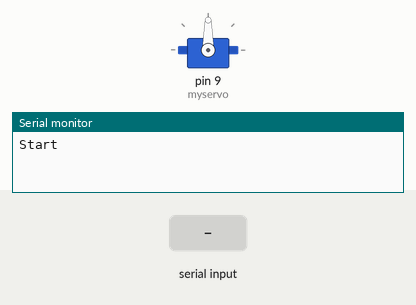
This sketch was run on a simulated Arduino Uno, built with avr-gcc and run on an emulated ATmega328P. On the bench: servo, the last lines printed to the serial monitor. Inputs (shaded band) come from the test bench.

Above: at 1.2 s.
1.3 s: "30,150\n" received over Serial
At 2.5 s:
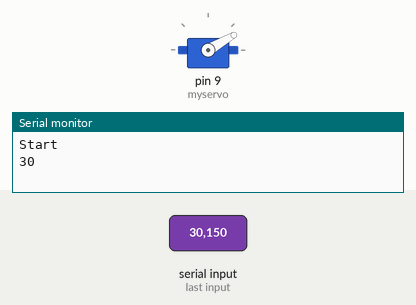
2.8 s: "5\n" received over Serial
At 3.7 s:
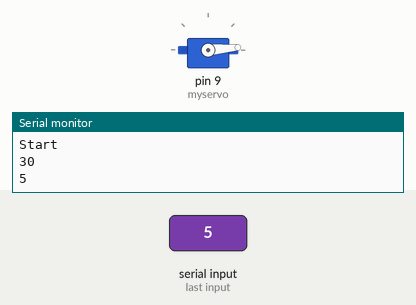
4.3 s: "200\n" received over Serial
At 4.9 s:
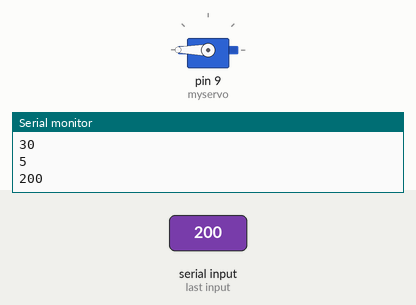
5.8 s: "90,45\n" received over Serial
At 6.1 s:
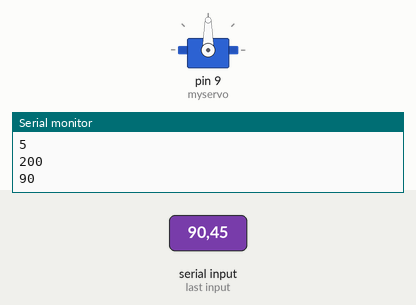
Timing chart, 0 to 8.3 s (numbered marks = the images above; inputs shaded):
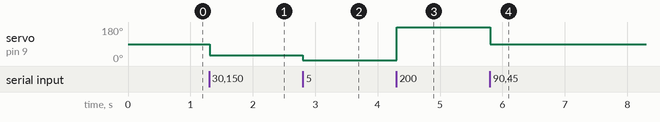

The sketch:

Calib_Angle_Servo.ino
```cpp
#include <Servo.h>

Servo myservo;  // create servo object to control a servo

int potpin = 0;  // analog pin used to connect the potentiometer
int val;    // variable to read the value from the analog pin

void setup() {
  myservo.attach(9);  // attaches the servo on pin 9 to the servo object
  Serial.begin(9600);
  Serial.println("Start");
}

void loop() {
  if(Serial.available()){
    int kk = Serial.readStringUntil('\n').toInt();
    Serial.println(kk);
    myservo.write(kk);                  // sets the servo position according to the scaled value
  }
}
```

Measured:
- after the input at 1.3 s, servo on pin 9 (myservo): 90° → 30° at once
- after the input at 2.8 s, servo on pin 9 (myservo): 30° → 5° at once
- after the input at 4.3 s, servo on pin 9 (myservo): 5° → 180° at once
- after the input at 5.8 s, servo on pin 9 (myservo): 180° → 90° at once
